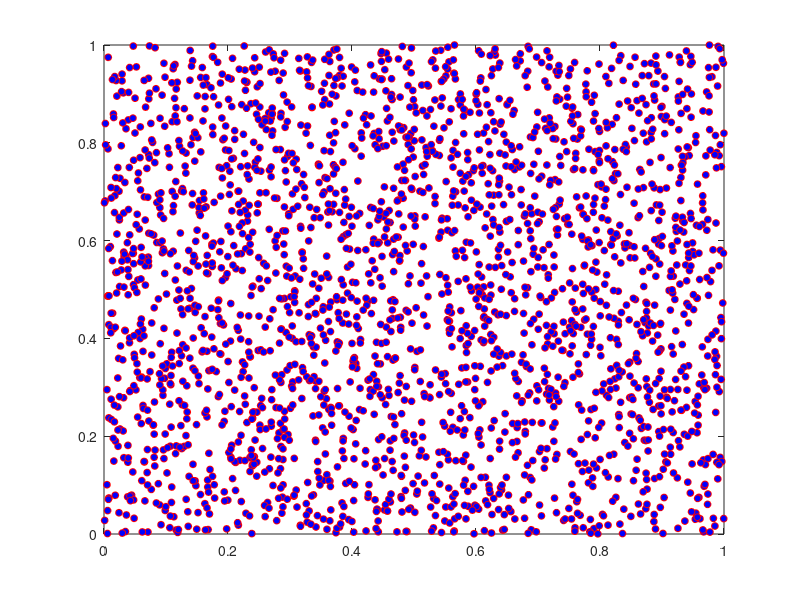

This chart was generated by the following MATLAB code:
    close all; clear all; clc
    x = rand(50);
    y = rand(50);

    plot(x,y,'o','MarkerSize',5,...
        'MarkerFaceColor','b',...
        'MarkerEdgeColor','r')